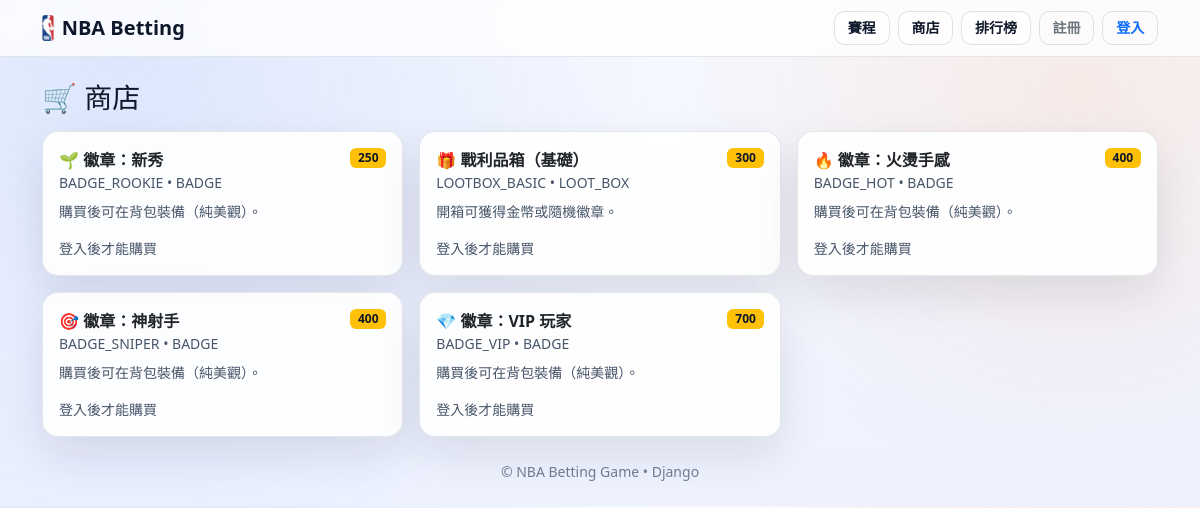
The app's page /shop/ with its own data.
### shop/models.py (models this page shows, shortened)
class ShopItem(models.Model):
    KIND_CHOICES = [
        ("LOOT_BOX", "Loot Box"),
        ("BADGE", "Badge"),
        ("GENERIC", "Generic"),
    ]
    code = models.CharField(max_length=40, unique=True)
    name = models.CharField(max_length=80)
    description = models.TextField(blank=True)
    price = models.IntegerField(default=100)
    active = models.BooleanField(default=True)
    kind = models.CharField(max_length=20, choices=KIND_CHOICES, default="GENERIC")
    payload = models.JSONField(default=dict, blank=True)
    image_url = models.URLField(blank=True)

### shop/views.py (the view)
# urls.py: path("", views.shop_list, name="list"),
def shop_list(request):
    items = ShopItem.objects.filter(active=True).order_by("price", "code")
    return render(request, "shop/list.html", {"items": items})

### templates/shop/list.html (shortened to what this page needs)
{% extends "base.html" %}
{% block content %}
<div class="d-flex align-items-center justify-content-between flex-wrap gap-2 mb-3">
  <h3 class="mb-0">🛒 商店</h3>
</div>
<div class="row g-3">
  {% for it in items %}
    <div class="col-12 col-md-6 col-lg-4">
      <div class="card p-3 h-100">
        <div class="d-flex align-items-start justify-content-between gap-2">
          <div>
            <div class="fw-bold">{{ it.name }}</div>
            <div class="text-muted small">{{ it.code }} • {{ it.kind }}</div>
          </div>
          <span class="badge bg-warning text-dark">{{ it.price }}</span>
        </div>
        {% if it.description %}
          <div class="text-muted small mt-2">{{ it.description }}</div>
        {% endif %}
        {% if user.is_authenticated %}
          <form class="mt-3" method="post" action="{% url 'shop:buy' it.id %}">
            {% csrf_token %}
            <button class="btn btn-accent btn-sm w-100">購買</button>
          </form>
        {% else %}
          <div class="mt-3 text-muted small">登入後才能購買</div>
        {% endif %}
      </div>
    </div>
  {% empty %}
    <div class="text-muted">商店目前沒有商品</div>
  {% endfor %}
</div>
{% endblock %}

### static/css/site.css (style rules this page uses)
:root { --bg0:#f7f9ff; --bg1:#eef2ff; --panel: rgba(255,255,255,.90); --border: rgba(15,23,42,.10); --text:#0f172a; --muted:#475569; --accent:#2563eb; --accent2:#f97316; --shadow: 0 18px 45px rgba(15,23,42,.10); }
body { background: radial-gradient(1200px circle at 10% 10%, rgba(37,99,235,0.12), transparent 45%), radial-gradient(900px circle at 90% 18%, rgba(249,115,22,0.10), transparent 45%), linear-gradient(180deg, var(--bg0), var(--bg1)); color: var(--text); font-family: system-ui, -apple-system, "Segoe UI", Roboto, "Noto Sans TC", "Microsoft JhengHei", sans-serif; }
.text-muted { color: var(--muted) !important; }
.text-dark { color: var(--text) !important; }
.card { background: var(--panel); border: 1px solid var(--border); border-radius: 16px; box-shadow: var(--shadow); }

### records on screen
ShopItem: name "🌱 徽章：新秀", code "BADGE_ROOKIE", kind "BADGE", price "250", description "購買後可在背包裝備（純美觀）。"
ShopItem: name "🎁 戰利品箱（基礎）", code "LOOTBOX_BASIC", kind "LOOT_BOX", price "300", description "開箱可獲得金幣或隨機徽章。"
ShopItem: name "🔥 徽章：火燙手感", code "BADGE_HOT", kind "BADGE", price "400", description "購買後可在背包裝備（純美觀）。"
ShopItem: name "🎯 徽章：神射手", code "BADGE_SNIPER", kind "BADGE", price "400", description "購買後可在背包裝備（純美觀）。"
ShopItem: name "💎 徽章：VIP 玩家", code "BADGE_VIP", kind "BADGE", price "700", description "購買後可在背包裝備（純美觀）。"
